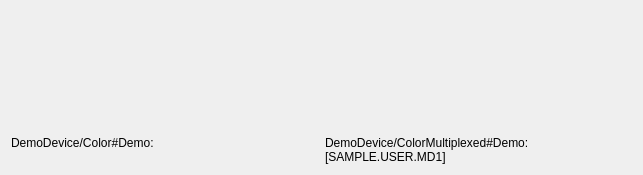
<?xml version="1.0" encoding="UTF-8"?>
<ui version="4.0">
 <class>Form</class>
 <widget class="QWidget" name="Form">
  <property name="geometry">
   <rect>
    <x>0</x>
    <y>0</y>
    <width>643</width>
    <height>175</height>
   </rect>
  </property>
  <property name="windowTitle">
   <string>Simple color rules with custom channels example</string>
  </property>
  <layout class="QGridLayout" name="gridLayout">
   <item row="0" column="1">
    <widget class="CLed" name="CLed">
     <property name="sizePolicy">
      <sizepolicy hsizetype="Preferred" vsizetype="MinimumExpanding">
       <horstretch>0</horstretch>
       <verstretch>0</verstretch>
      </sizepolicy>
     </property>
     <property name="rules" stdset="0">
      <string>[{&quot;name&quot;: &quot;Simple color&quot;, &quot;prop&quot;: &quot;Color&quot;, &quot;type&quot;: 0, &quot;channel&quot;: &quot;DemoDevice/ColorMultiplexed#Demo&quot;, &quot;sel&quot;: &quot;SAMPLE.USER.MD1&quot;, &quot;ranges&quot;: [{&quot;min&quot;: 0.5, &quot;max&quot;: 1.01, &quot;value&quot;: &quot;#ff0000&quot;}]}]</string>
     </property>
    </widget>
   </item>
   <item row="2" column="0">
    <layout class="QFormLayout" name="formLayout">
     <item row="0" column="0">
      <widget class="QLabel" name="label">
       <property name="text">
        <string>DemoDevice/Color#Demo:</string>
       </property>
      </widget>
     </item>
     <item row="0" column="1">
      <widget class="CLabel" name="CLabel_2">
       <property name="precision" stdset="0">
        <number>2</number>
       </property>
       <property name="displayFormat" stdset="0">
        <enum>PyDMLabel::Decimal</enum>
       </property>
       <property name="channel" stdset="0">
        <string notr="true">DemoDevice/Color#Demo</string>
       </property>
      </widget>
     </item>
    </layout>
   </item>
   <item row="0" column="0">
    <widget class="CLabel" name="CLabel">
     <property name="sizePolicy">
      <sizepolicy hsizetype="Preferred" vsizetype="MinimumExpanding">
       <horstretch>0</horstretch>
       <verstretch>0</verstretch>
      </sizepolicy>
     </property>
     <property name="precision" stdset="0">
      <number>2</number>
     </property>
     <property name="displayFormat" stdset="0">
      <enum>PyDMLabel::Decimal</enum>
     </property>
     <property name="channel" stdset="0">
      <string notr="true">DemoDevice/Acquisition#Demo</string>
     </property>
     <property name="rules" stdset="0">
      <string>[{&quot;name&quot;: &quot;Simple color&quot;, &quot;prop&quot;: &quot;Color&quot;, &quot;type&quot;: 0, &quot;channel&quot;: &quot;DemoDevice/Color#Demo&quot;, &quot;sel&quot;: null, &quot;ranges&quot;: [{&quot;min&quot;: 0.5, &quot;max&quot;: 1.01, &quot;value&quot;: &quot;#ff0000&quot;}]}]</string>
     </property>
    </widget>
   </item>
   <item row="2" column="1">
    <widget class="CContextFrame" name="CContextFrame">
     <property name="selector" stdset="0">
      <string notr="true">SAMPLE.USER.MD1</string>
     </property>
     <layout class="QFormLayout" name="formLayout_2">
      <property name="leftMargin">
       <number>0</number>
      </property>
      <property name="topMargin">
       <number>0</number>
      </property>
      <property name="rightMargin">
       <number>0</number>
      </property>
      <property name="bottomMargin">
       <number>0</number>
      </property>
      <item row="0" column="0">
       <widget class="QLabel" name="label_2">
        <property name="text">
         <string>&lt;html&gt;&lt;head/&gt;&lt;body&gt;DemoDevice/ColorMultiplexed#Demo:&lt;br/&gt;[SAMPLE.USER.MD1]&lt;/body&gt;&lt;/html&gt;</string>
        </property>
        <property name="alignment">
         <set>Qt::AlignLeading|Qt::AlignLeft|Qt::AlignTop</set>
        </property>
       </widget>
      </item>
      <item row="0" column="1">
       <widget class="CLabel" name="CLabel_3">
        <property name="precision" stdset="0">
         <number>2</number>
        </property>
        <property name="displayFormat" stdset="0">
         <enum>PyDMLabel::Decimal</enum>
        </property>
        <property name="channel" stdset="0">
         <string notr="true">DemoDevice/ColorMultiplexed#Demo</string>
        </property>
       </widget>
      </item>
     </layout>
    </widget>
   </item>
  </layout>
 </widget>
 <customwidgets>
  <customwidget>
   <class>PyDMLabel</class>
   <extends>QLabel</extends>
   <header>pydm.widgets.label</header>
  </customwidget>
  <customwidget>
   <class>CContextFrame</class>
   <extends>QFrame</extends>
   <header>comrad.widgets.containers</header>
   <container>1</container>
  </customwidget>
  <customwidget>
   <class>CLabel</class>
   <extends>PyDMLabel</extends>
   <header>comrad.widgets.indicators</header>
  </customwidget>
  <customwidget>
   <class>CLed</class>
   <extends>QWidget</extends>
   <header>comrad.widgets.indicators</header>
  </customwidget>
 </customwidgets>
 <resources/>
 <connections/>
</ui>
